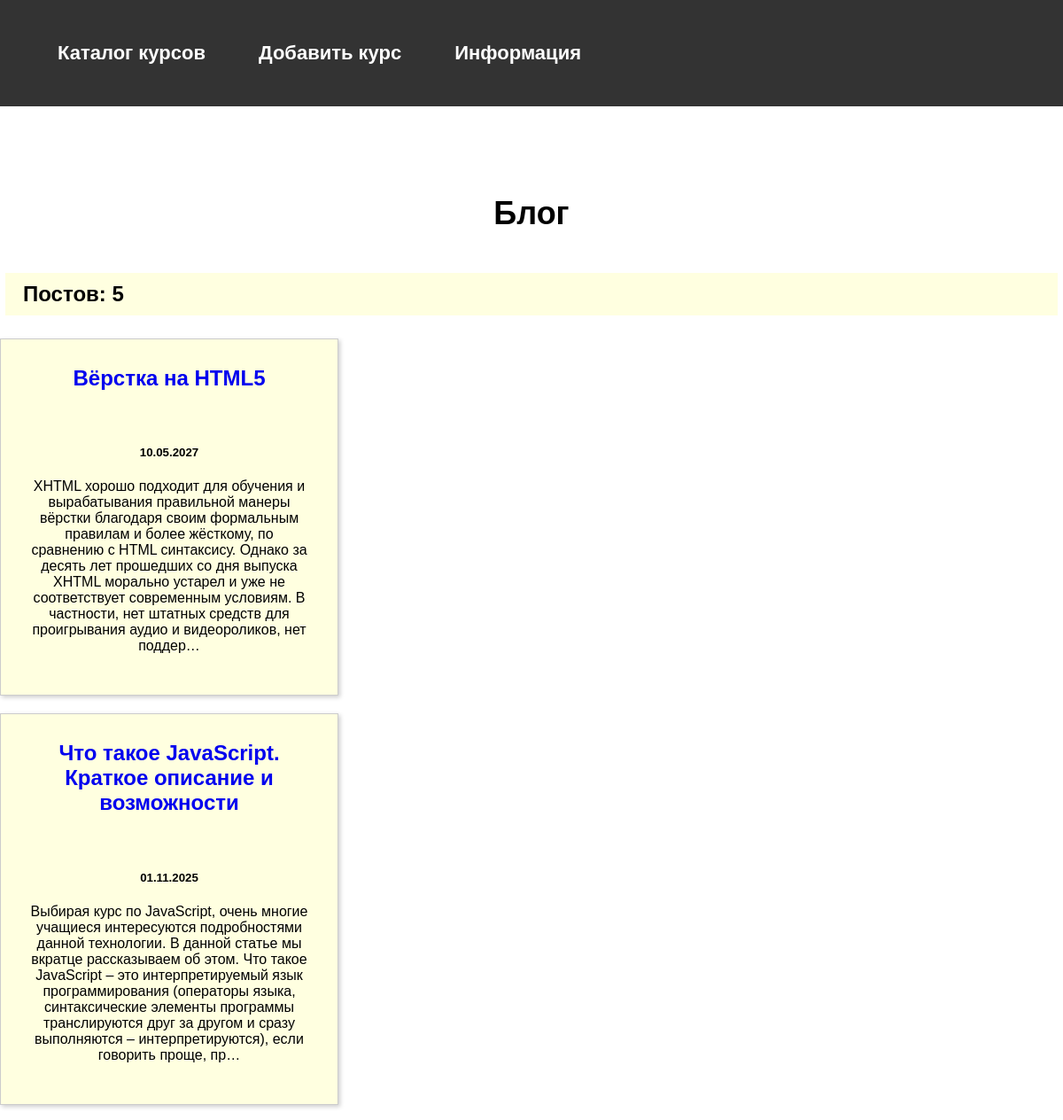
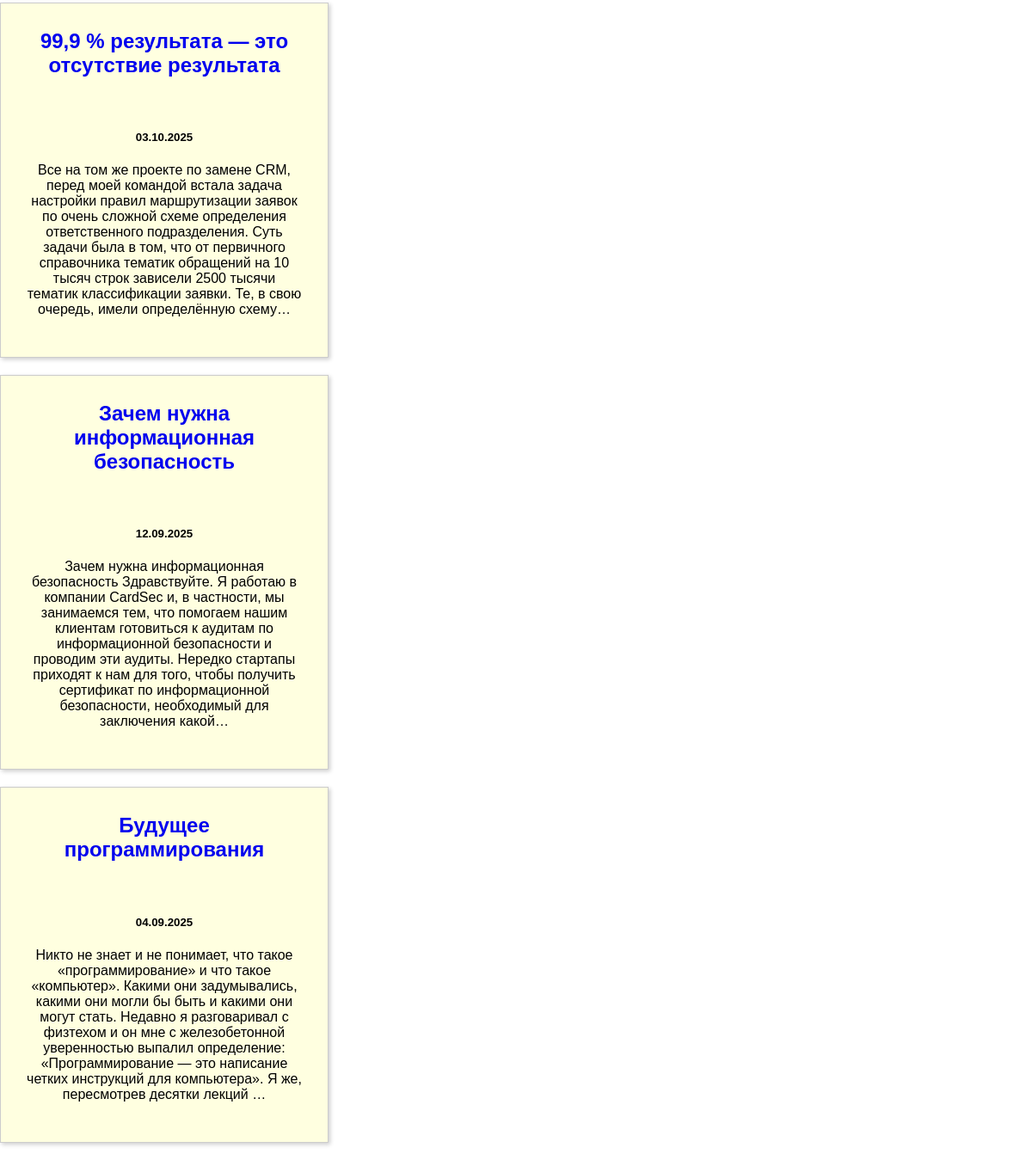
Screenshot of /blog/ with the database file from the repository (2 pictures, top to bottom).
### blog/models.py (models this page shows, shortened)
class Blog(models.Model):
    title = models.CharField(max_length=200)
    description = models.TextField()
    date = models.DateField()

### blog/views.py (the view)
# urls.py: path('', views.blogs, name='blogs'),
def blogs(request):
    blogs = Blog.objects.order_by('-date')
    return render(request, 'blog/blogs.html', {'blogs': blogs})

### blog/templates/blog/blogs.html
{% extends 'skills/base.html' %}
{% block content %}
<h1>Блог</h1>
<h2 class="count">Постов: {{ blogs.count }}</h2>
{% for blog in blogs %}
<div class="element">
    <h2 class="top"><a href="{% url 'detail' blog.id %}">{{ blog.title }}</a></h2>
    <div class="blog_text">
        <h5>{{ blog.date|date:'d.m.Y' }}</h5>
        <p>{{ blog.description|striptags|truncatechars:360 }}</p>
    </div>
</div>
{% endfor %}
{% endblock %}

### skills/static/css/style.css (style rules this page uses)
body { font-family: "Roboto", sans-serif; padding: 0; margin: 0; background: #lightyellow; }
.element, .count { background: lightyellow; border: 6px solid #FFF; margin: 20px 0; }
.content h1 { text-align: center; margin: 60px 0 40px; font-size: 36px; }
.top { background: #blue; margin: 0; }
.top a { color: #blue; text-decoration: none; padding: 20px; display: block; }
.blog_text { padding: 20px; box-sizing: border-box; }
.count { padding: 10px 20px; box-sizing: border-box; }
body { font-family: Arial, sans-serif; }
.element { border: 1px solid #ccc; padding: 10px; width: 30%; box-shadow: 2px 2px 5px rgba(0, 0, 0, 0.2); text-align: center; }

### rows the page displays
Blog: title "Вёрстка на HTML5", date "10.05.2027", description "XHTML хорошо подходит для обучения и вырабатывания правильной манеры вёрстки благодаря своим формальным правилам и более жёсткому, по сравнению с HTML синтаксису. Однако за десять лет прошедших со дня выпуска XHTML морально устарел и уже не соответствует современным условиям. В частности, нет штатных средств для проигрывания аудио и видеороликов, нет поддер…"
Blog: title "Что такое JavaScript. Краткое описание и возможности", date "01.11.2025", description "Выбирая курс по JavaScript, очень многие учащиеся интересуются подробностями данной технологии. В данной статье мы вкратце рассказываем об этом. Что такое JavaScript – это интерпретируемый язык программирования (операторы языка, синтаксические элементы программы транслируются друг за другом и сразу выполняются – интерпретируются), если говорить проще, пр…"
Blog: title "99,9 % результата — это отсутствие результата", date "03.10.2025", description "Все на том же проекте по замене CRM, перед моей командой встала задача настройки правил маршрутизации заявок по очень сложной схеме определения ответственного подразделения. Суть задачи была в том, что от первичного справочника тематик обращений на 10 тысяч строк зависели 2500 тысячи тематик классификации заявки. Те, в свою очередь, имели определённую схему…"
Blog: title "Зачем нужна информационная безопасность", date "12.09.2025", description "Зачем нужна информационная безопасность Здравствуйте. Я работаю в компании CardSec и, в частности, мы занимаемся тем, что помогаем нашим клиентам готовиться к аудитам по информационной безопасности и проводим эти аудиты. Нередко стартапы приходят к нам для того, чтобы получить сертификат по информационной безопасности, необходимый для заключения какой…"
Blog: title "Будущее программирования", date "04.09.2025", description "Никто не знает и не понимает, что такое «программирование» и что такое «компьютер». Какими они задумывались, какими они могли бы быть и какими они могут стать. Недавно я разговаривал с физтехом и он мне с железобетонной уверенностью выпалил определение: «Программирование — это написание четких инструкций для компьютера». Я же, пересмотрев десятки лекций …"

### other values shown
{{ blogs.count }} "5"
